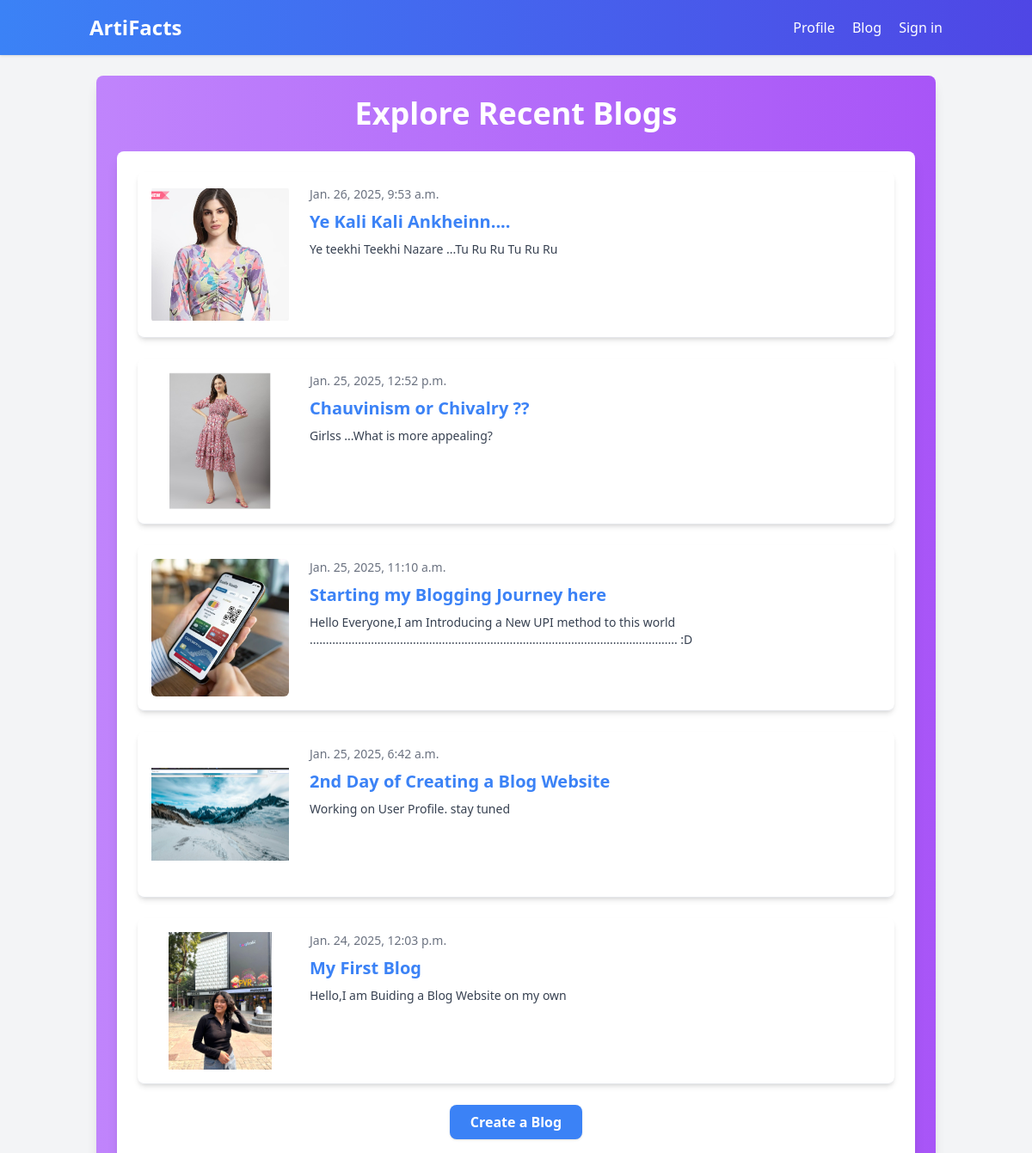
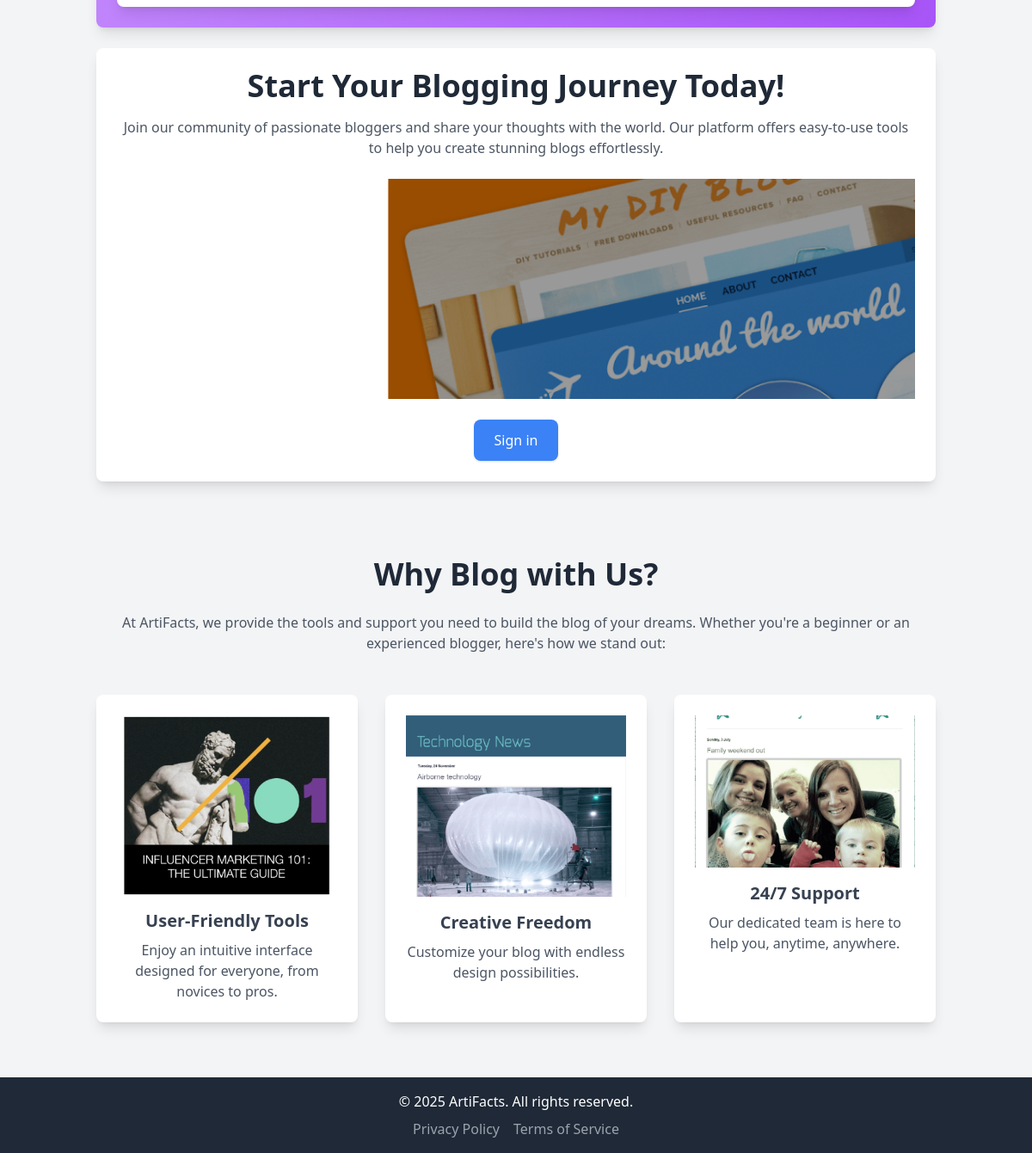
The page / on the database its author committed (2 pictures, top to bottom).
### myBlog/models.py (models this page shows, shortened)
class UserPost(models.Model):
    title = models.CharField(max_length=150,null=False)
    content = models.TextField()
    author = models.ForeignKey(User,on_delete=models.CASCADE)
    created_at = models.DateTimeField(auto_now_add=True)
    image = models.ImageField(upload_to=get_image_path )
    class Meta:
        ordering = ('-created_at',)

### myBlog/views.py (the view, shortened to what this page needs)
# urls.py: path('',views.index,name="home"),
def index(request):
    posts = UserPost.objects.all()
    form = PostForm(request.POST or None, request.FILES or None)
    context = {
        'posts': posts,
        'form': form
    }
    return render(request, 'index.html', context)

### myBlog/templates/index.html (shortened to what this page needs)
{% extends 'base.html' %}
{%  load static %}
{% block content %}
{% load crispy_forms_tags %}
<body class="bg-gray-100 min-h-screen flex flex-col">
    <main class="container mx-auto flex flex-col p-6 space-y-6">
        <section class="rounded-lg p-6 bg-gradient-to-r from-purple-400 to-purple-500 shadow-lg">
            <h2 class="text-3xl md:text-4xl font-semibold mb-6 text-white text-center">Explore Recent Blogs</h2>
            <div class="w-full bg-white rounded-lg p-6 shadow-lg">
                <div class="space-y-6">
                    {% for post in posts %}
                    <article class="flex flex-col sm:flex-row space-y-4 sm:space-y-0 sm:space-x-6 p-4 border-b shadow-md hover:shadow-lg transition-shadow duration-300 rounded-lg">
                        <img src="{{ post.image.url }}" alt="Image" class="w-full sm:w-40 h-40 object-contain rounded-md">
                        <div class="flex flex-col space-y-2">
                            <p class="text-gray-500 text-sm">{{ post.created_at }}</p>
                            <a href="{% url 'post_view' post.id %}" class="text-xl font-bold text-blue-500 hover:underline">
                                {{ post.title }}
                            </a>
                            <p class="text-gray-700 text-sm line-clamp-3">{{ post.content }}</p>
                        </div>
                    </article>
                    {% endfor %}
                </div>
                <div class="mt-6 flex justify-center">
                    <button type="button" class="bg-blue-500 hover:bg-blue-600 text-white font-bold py-2 px-6 rounded-lg shadow hover:shadow-md transition-transform transform hover:scale-105" onclick="openModal()">
                        Create a Blog
                    </button>
                </div>
            </div>
        </section>
        <section class="bg-white rounded-lg shadow-lg p-6 relative overflow-hidden">
            <h1 class="text-3xl md:text-4xl font-bold mb-4 text-gray-800 text-center">
                Start Your Blogging Journey Today!
            </h1>
            <p class="mb-6 text-gray-600 text-center">
                Join our community of passionate bloggers and share your thoughts with the world. Our platform offers easy-to-use tools to help you create stunning blogs effortlessly.
            </p>
            <div class="relative w-full h-64 overflow-hidden">
                <div class="absolute inset-y-0 left-full w-[80%] h-full bg-cover bg-center shadow-md transition-transform duration-700 slide" style="background-image: url('{% static "images/ssss.png" %}');">
                    <div class="absolute inset-0 bg-black bg-opacity-40 flex items-center justify-start pl-11">
                        <h2 class="text-white text-xl md:text-2xl font-bold">Responsive Design for All Devices</h2>
                    </div>
                </div>
                <div class="absolute inset-y-0 left-full w-2/3 h-full bg-cover bg-center shadow-md transition-transform duration-700 slide" style="background-image: url('{% static "images/glass.png" %}');">
                    <div class="absolute inset-0 bg-black bg-opacity-40 flex items-center justify-start pl-11">
                        <h2 class="text-white text-xl md:text-2xl font-bold rounded">SEO-Friendly Features</h2>
                    </div>
                </div>
                <div class="absolute inset-y-0 left-full w-2/3 h-full bg-cover bg-center shadow-md transition-transform duration-700 slide" style="background-image: url('{% static "images/diy.png" %}');">
                    <div class="absolute inset-0 bg-black bg-opacity-40 flex items-center justify-center">
                    </div>
                </div>
            </div>
            <div class="flex justify-center space-x-4 mt-6">
                {% if user.is_authenticated %}
                <a href="{% url 'your_post' %}" class="bg-blue-500 hover:bg-blue-600 text-white px-6 py-3 rounded-lg shadow hover:shadow-md transform hover:scale-105 transition-transform">
                    Your Blog
                </a>
                {% else %}
                <a href="{% url 'new_login' %}" class="bg-blue-500 hover:bg-blue-600 text-white px-6 py-3 rounded-lg shadow hover:shadow-md transform hover:scale-105 transition-transform">
                    Sign in
                </a>
                {% endif %}
            </div>
        </section>
    </main>
    <section class="bg-gray-100 py-16">
        <div class="container mx-auto text-center px-6">
            <h2 class="text-4xl font-bold text-gray-800 mb-6">Why Blog with Us?</h2>
            <p class="text-gray-600 mb-12">
                At ArtiFacts, we provide the tools and support you need to build the blog of your dreams. Whether you're a beginner or an experienced blogger, here's how we stand out:
            </p>
            <div class="grid md:grid-cols-3 gap-8">
                <div class="p-6 bg-white shadow-lg rounded-lg hover:shadow-xl transition-shadow">
                    <img src="{% static 'images/violin.png' %}" alt="User-Friendly" class="mb-4 mx-auto">
                    <h3 class="text-xl font-semibold text-gray-700 mb-2">User-Friendly Tools</h3>
                    <p class="text-gray-600">Enjoy an intuitive interface designed for everyone, from novices to pros.</p>
                </div>
                <div class="p-6 bg-white shadow-lg rounded-lg hover:shadow-xl transition-shadow">
                    <img src="{% static 'images/tech.png' %}" alt="Creative Freedom" class="mb-4 mx-auto">
                    <h3 class="text-xl font-semibold text-gray-700 mb-2">Creative Freedom</h3>
                    <p class="text-gray-600">Customize your blog with endless design possibilities.</p>
                </div>
                <div class="p-6 bg-white shadow-lg rounded-lg hover:shadow-xl transition-shadow">
                    <img src="{% static 'images/fam.png' %}" alt="Support" class="mb-4 mx-auto">
                    <h3 class="text-xl font-semibold text-gray-700 mb-2">24/7 Support</h3>
                    <p class="text-gray-600">Our dedicated team is here to help you, anytime, anywhere.</p>
                </div>
            </div>
        </div>
    </section>
    <footer class="bg-gray-800 text-white p-4 mt-auto">
        <div class="container mx-auto text-center">
            <p>&copy; 2025 ArtiFacts. All rights reserved.</p>
            <div class="flex justify-center space-x-4 mt-2">
                <a href="#" class="text-gray-400 hover:text-white">Privacy Policy</a>
                <a href="#" class="text-gray-400 hover:text-white">Terms of Service</a>
            </div>
        </div>
    </footer>
    </body>
{%  endblock %}

### myBlog/templates/base.html (shortened to what this page needs)
<!DOCTYPE html>
<html lang="en">
<head>
    <script src="https://cdn.tailwindcss.com"></script>
</head>
<body>
    {% include 'navbar.html' %}
    {% block content %}
     {%  endblock %}
</body>
</html>

### myBlog/templates/navbar.html
{%  load static %}
<header class="bg-gradient-to-r from-blue-500 to-indigo-600 text-white shadow p-4">
    <div class="container mx-auto flex justify-between items-center px-4">
        <a href="{% url 'home' %}" class="text-2xl font-bold hover:text-gray-300">ArtiFacts</a>
        <nav class="space-x-4">
            {%  if user.is_authenticated %}
            <a href="{% url 'profile' %}" class="hover:text-gray-300">Profile</a>
            <a href="{% url 'your_post' %}" class="hover:text-gray-300">Blog</a>
            <form method="post" class="inline" action="{%  url 'logout' %}">
                {% csrf_token %}
                <button type="submit" class="hover:text-gray-300">Logout</button>
            </form>
            {% else %}
            <a href="{% static 'images/html/profile.html' %}" class="hover:text-gray-300">Profile</a>
            <a href="{% static 'images/html/blog.html' %}" class="hover:text-gray-300">Blog</a>
            <a href="{% url 'new_login' %}" class="hover:text-gray-300">Sign in</a>
            {% endif %}
        </nav>
    </div>
</header>

### rows shown on the page
UserPost: image (picture), created_at "Jan. 26, 2025, 9:53 a.m.", title "Ye Kali Kali Ankheinn....", content "Ye teekhi Teekhi Nazare ...Tu Ru Ru Tu Ru Ru"
UserPost: image (picture), created_at "Jan. 25, 2025, 12:52 p.m.", title "Chauvinism or Chivalry ??", content "Girlss ...What is more appealing?"
UserPost: image (picture), created_at "Jan. 25, 2025, 11:10 a.m.", title "Starting my Blogging Journey here", content "Hello Everyone,I am Introducing a New UPI method to this world .................................................................................................................. :D"
UserPost: image (picture), created_at "Jan. 25, 2025, 6:42 a.m.", title "2nd Day of Creating a Blog Website", content "Working on User Profile. stay tuned"
UserPost: image (picture), created_at "Jan. 24, 2025, 12:03 p.m.", title "My First Blog", content "Hello,I am Buiding a Blog Website on my own"
